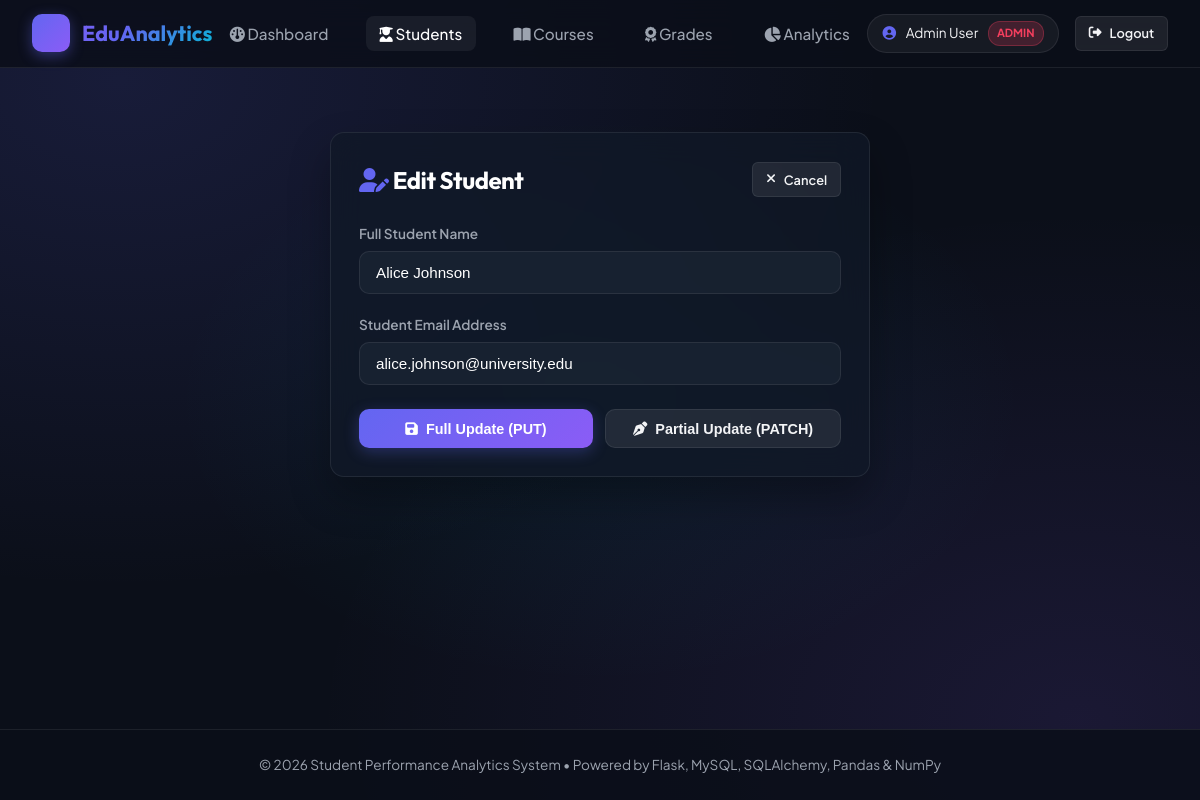
The page /students/1/edit (signed in) on the database its author committed.
### models.py (models this page shows, shortened)
class User(db.Model):
    __tablename__ = 'users'
    id = db.Column(db.Integer, primary_key=True)
    name = db.Column(db.String(100), nullable=False)
    email = db.Column(db.String(120), unique=True, nullable=False, index=True)
    password_hash = db.Column(db.String(255), nullable=False)
    role = db.Column(db.String(20), nullable=False, default='student')  # 'admin' or 'student'
    created_at = db.Column(db.DateTime, default=datetime.utcnow)
    student_profile = db.relationship('Student', backref='user', uselist=False, lazy=True)

class Student(db.Model):
    __tablename__ = 'students'
    id = db.Column(db.Integer, primary_key=True)
    name = db.Column(db.String(100), nullable=False)
    email = db.Column(db.String(120), unique=True, nullable=False, index=True)
    user_id = db.Column(db.Integer, db.ForeignKey('users.id', ondelete='SET NULL'), nullable=True)
    created_at = db.Column(db.DateTime, default=datetime.utcnow)
    grades = db.relationship('Grade', backref='student', cascade='all, delete-orphan', lazy=True)

### app.py (the view)
@app.route('/students/<int:id>/edit', methods=['GET'])
@admin_required
def edit_student_form(id):
    student = Student.query.get_or_404(id)
    return render_template('students/form.html', student=student)

### app.py (called while the page is built)
@app.before_request
def method_override():
    if request.method == 'POST' and '_method' in request.form:
        method = request.form['_method'].upper()
        if method in ['PUT', 'PATCH', 'DELETE']:
            request.environ['REQUEST_METHOD'] = method

@app.context_processor
def inject_user():
    user = get_current_user_from_request()
    return dict(current_user=user)

### auth.py (called while the page is built)
def decode_jwt(token):
    try:
        payload = jwt.decode(token, current_app.config['JWT_SECRET_KEY'], algorithms=['HS256'])
        return payload
    except Exception as e:
        return None

def get_current_user_from_request():
    token = None
    auth_header = request.headers.get('Authorization')
    if auth_header and auth_header.startswith('Bearer '):
        token = auth_header.split(' ')[1]
    if not token:
        token = request.cookies.get('jwt_token')
    if token:
        payload = decode_jwt(token)
        if payload:
            user_id = int(payload.get('sub')) if payload.get('sub') and str(payload.get('sub')).isdigit() else None
            user = db.session.get(User, user_id) if user_id else None
            if not user and payload.get('email'):
                user = User.query.filter_by(email=payload.get('email')).first()
            return user
    return None

def admin_required(f):
    @wraps(f)
    def decorated_function(*args, **kwargs):
        user = get_current_user_from_request()
        if not user:
            if request.path.startswith('/api/'):
                return jsonify({'error': 'Authentication required'}), 401
            flash('Please log in as Administrator.', 'warning')
            return redirect(url_for('login_page'))
        if user.role != 'admin':
            if request.path.startswith('/api/'):
                return jsonify({'error': 'Forbidden', 'message': 'Admin access required'}), 403
            flash('Access denied. Administrator rights required.', 'danger')
            return redirect(url_for('dashboard'))
        g.current_user = user
        return f(*args, **kwargs)
    return decorated_function

### templates/students/form.html (shortened to what this page needs)
{% extends 'base.html' %}
{% block content %}
<div style="max-width: 540px; margin: 2rem auto;">
    <div class="glass-card">
        <div style="display: flex; justify-content: space-between; align-items: center; margin-bottom: 1.5rem;">
            <h2>
                {% if student %}
                <i class="fa-solid fa-user-pen" style="color: var(--accent-indigo);"></i> Edit Student
                {% else %}
                <i class="fa-solid fa-user-plus" style="color: var(--accent-indigo);"></i> Add New Student
                {% endif %}
            </h2>
            <a href="{{ url_for('list_students') }}" class="btn btn-secondary btn-sm"><i class="fa-solid fa-xmark"></i> Cancel</a>
        </div>
        <form action="{% if student %}{{ url_for('update_student_full', id=student.id) }}{% else %}{{ url_for('create_student') }}{% endif %}" method="POST" id="studentForm">
            <div class="form-group">
                <label class="form-label" for="name">Full Student Name</label>
                <input type="text" id="name" name="name" class="form-control" placeholder="e.g. Eleanor Vance" value="{{ student.name if student else '' }}" required>
            </div>
            <div class="form-group">
                <label class="form-label" for="email">Student Email Address</label>
                <input type="email" id="email" name="email" class="form-control" placeholder="e.g. eleanor@university.edu" value="{{ student.email if student else '' }}" required>
            </div>
            <div style="display: flex; gap: 0.75rem; margin-top: 1.5rem;">
                {% if student %}
                <button type="submit" onclick="document.getElementById('methodOverride').value='PUT'" class="btn btn-primary" style="flex: 1;">
                    <i class="fa-solid fa-floppy-disk"></i> Full Update (PUT)
                </button>
                <button type="submit" onclick="document.getElementById('methodOverride').value='PATCH'" class="btn btn-secondary" style="flex: 1;">
                    <i class="fa-solid fa-pen-nib"></i> Partial Update (PATCH)
                </button>
                {% else %}
                <button type="submit" class="btn btn-primary" style="width: 100%;">
                    <i class="fa-solid fa-plus"></i> Save Student Record
                </button>
                {% endif %}
            </div>
        </form>
    </div>
</div>
{% endblock %}

### templates/base.html (shortened to what this page needs)
<!DOCTYPE html>
<html lang="en">
<head>
    <link rel="stylesheet" href="https://cdnjs.cloudflare.com/ajax/libs/font-awesome/6.4.0/css/all.min.css">
    <link rel="stylesheet" href="{{ url_for('static', filename='css/style.css') }}">
</head>
<body>
    <nav class="navbar">
        <div class="nav-container">
            <a href="{{ url_for('dashboard') }}" class="brand-logo">
                <div class="brand-icon"><i class="fa-solid fa-chart-line"></i></div>
                <span>EduAnalytics</span>
            </a>
            {% if current_user %}
            <ul class="nav-links">
                <li><a href="{{ url_for('dashboard') }}" class="nav-link {% if request.endpoint == 'dashboard' %}active{% endif %}"><i class="fa-solid fa-gauge"></i> Dashboard</a></li>
                <li><a href="{{ url_for('list_students') }}" class="nav-link {% if 'student' in request.endpoint %}active{% endif %}"><i class="fa-solid fa-user-graduate"></i> Students</a></li>
                <li><a href="{{ url_for('list_courses') }}" class="nav-link {% if 'course' in request.endpoint %}active{% endif %}"><i class="fa-solid fa-book-open"></i> Courses</a></li>
                <li><a href="{{ url_for('list_grades') }}" class="nav-link {% if 'grade' in request.endpoint %}active{% endif %}"><i class="fa-solid fa-award"></i> Grades</a></li>
                <li><a href="{{ url_for('analytics_dashboard') }}" class="nav-link {% if 'analytics' in request.endpoint %}active{% endif %}"><i class="fa-solid fa-chart-pie"></i> Analytics</a></li>
            </ul>
            <div style="display: flex; align-items: center; gap: 1rem;">
                <div class="user-badge">
                    <i class="fa-solid fa-circle-user" style="color: var(--accent-indigo);"></i>
                    <span>{{ current_user.name }}</span>
                    <span class="role-pill role-{{ current_user.role }}">{{ current_user.role }}</span>
                </div>
                <a href="{{ url_for('logout') }}" class="btn btn-secondary btn-sm" title="Log Out"><i class="fa-solid fa-right-from-bracket"></i> Logout</a>
            </div>
            {% else %}
            <div style="display: flex; gap: 0.75rem;">
                <a href="{{ url_for('login_page') }}" class="btn btn-secondary btn-sm">Log In</a>
                <a href="{{ url_for('register_page') }}" class="btn btn-primary btn-sm">Register</a>
            </div>
            {% endif %}
        </div>
    </nav>
    <main class="main-wrapper">
        {% block content %}{% endblock %}
    </main>
    <footer>
        <p>&copy; 2026 Student Performance Analytics System &bull; Powered by Flask, MySQL, SQLAlchemy, Pandas & NumPy</p>
    </footer>
</body>
</html>

### rows shown on the page
User: name "Admin User", role "ADMIN"
Student: name "Alice Johnson", email "alice.johnson@university.edu"
